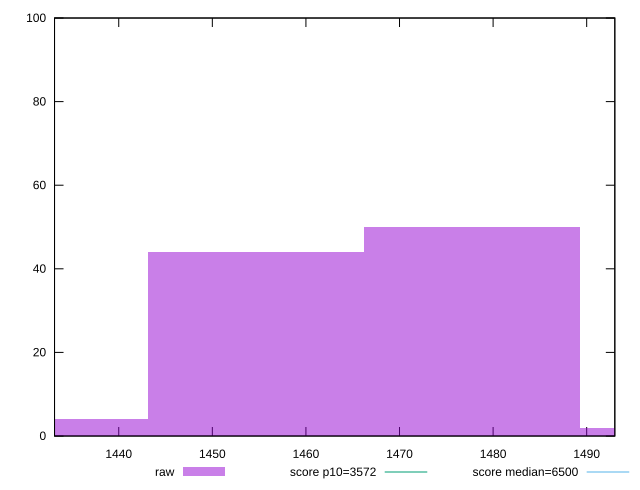

Recreate this plot in gnuplot.
reset

$raw <<EOF
1477.7826832470319 50
1454.692328821297 44
1500.8730376727667 2
1431.6019743955621 4
EOF

set key outside below
set boxwidth 23.090354425734873
set xrange [1433.139:1493.0064000000002]
set yrange [0:100]
set trange [0:100]
set style fill transparent solid 0.5 noborder

set parametric
set terminal svg size 640, 490 enhanced background rgb 'white'
set output "reports/report_00030_2021-02-24T20-42-31.540Z/first-cpu-idle/samples/agenda/raw/histogram.svg"

plot $raw title "raw" with boxes, \
     3572,t title "score p10=3572", \
     6500,t title "score median=6500"

reset
